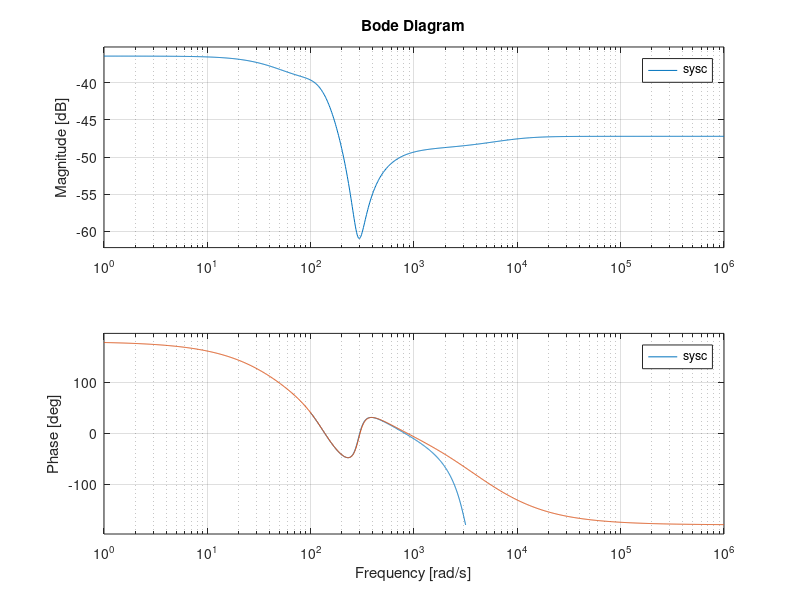
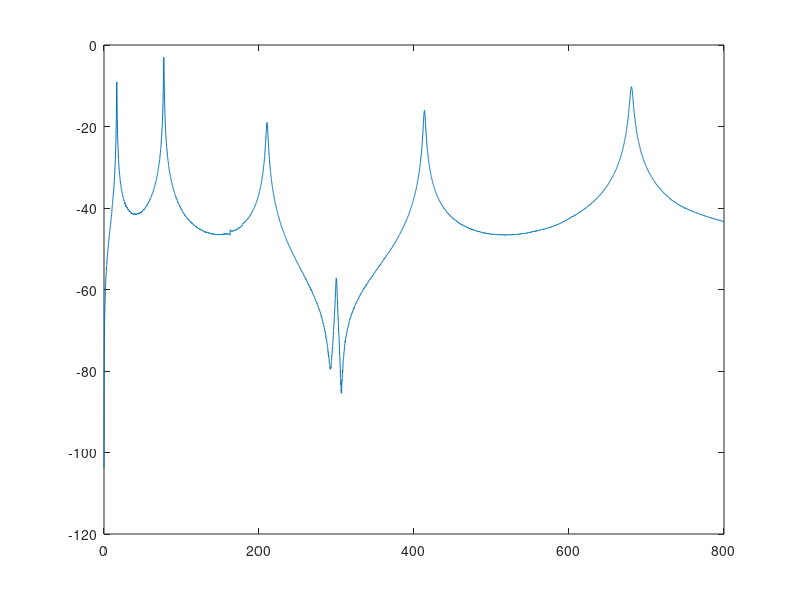

Write the MATLAB code that produced these figures, in order. (Note: this script raises an error after producing the figures.)
%% ===========================================================================================
% Multi-input Multi-output code based on Algorithm 1 in MCKELVEY et al. 1996 
% in IEEE TAC. The Script is written by ATTA OVEISI at Ruhr-Uni. Bochum in 
% Germany. Use of this code without permission is not allowed! Contact: atta.oveisi@rub.de
% ============================================================================================

%%
clc
clear
close all

% Fast Fourrier Transformation parameters
% Baseband
fmax = 800;  % frequency span (Hz)
fs = 2.56*fmax; % Nyquist frequency (Hz)

dt = 1/fs;  % sampling time (sec)

m = 1;                 % number of input
p = 1;                 % number of output 

%% Input signal generation with window and overlap
load('iddata.mat')
freq_vec = act1_1(:,2);
ww = freq_vec*2*pi;

iddata_act1 = (act1_1(:,3)+1i*act1_1(:,4))';
iddata_act2 = (act2_1(:,3)+1i*act2_1(:,4))';
iddata_shaker = (shaker_1(:,3)+1i*shaker_1(:,4))';

% Up to freq(index) Hz 
index = 6401;
freq_vec = freq_vec(1:index,:);
iddata_act1 = iddata_act1(:,1:index);
iddata_act2 = iddata_act2(:,1:index);
iddata_shaker = iddata_shaker(:,1:index);

[M,~] = size(freq_vec); % M-> number of frequency samples

G = zeros(p,m,M);
if ((m == 1)&&(p == 1))
    G(1,1,:) = iddata_act1(1,:);
elseif ((m == 2)&&(p == 1))
    for i = 1:M
        G(1,1,i) = iddata_act1(1,i);
        G(1,2,i) = iddata_shaker(1,i);
    end
else
    for i = 1:M
    G(:,1,i) = iddata_act1(:,i);
    G(:,2,i) = iddata_act2(:,i);
    G(:,3,i) = iddata_shaker(:,i);
    end
end

% Uniformly-spaced frequencies
% wk = ((0:M)*pi/M)';
T = 5/max(ww);
select_w = 1;
wk = 2*atan(T*ww(select_w:end)/2);

% Eq. (11): Extend the transfer function to the full unit circle.
for k = 1:M-1
    
    for i = 1:p
        for j = 1:m
            G(i,j,M+k) = conj(G(i,j,M-k)); % if MIMO maybe a transpose is required
        end
    end
end

%% Eq. (12): 2*M-point IDFT
n = 16; % order of system
q = 8*n; % Sentence after Eq. (7)
r = 15*n;

if q+r > 2*M
    error('Wrong! q+r cannot be greater than 2*M')
end

if (n > q) || (n > r)
    error('Wrong! q >= n OR r >= n is not satisfied!!!')
end

dum_h_hat_i = zeros(p,m,2*M);
for i = 0:q+r-1 % i = 0:2*M-1 This is the correct form but we do not use it
    for k = 0:M-1
        dum_h_hat_i(:,:,i+1) = dum_h_hat_i(:,:,i+1) + (G(:,:,k+1)).*exp(1i*(i-1)*wk(k+1,1)); 
    end
%     disp(i)
end
h_hat_i = (1/(2*M)).*dum_h_hat_i;


% Eq. (13): Assign q and r and construct Hankel matrix H_hat
k = 0;
% H_hat = zeros(q*p,r*m);
for i = 1:q
    for j = 1:r
        H_hat((i-1)*p+1:i*p,(j-1)*m+1:j*m) = squeeze(h_hat_i(:,:,k+1)); % 'k+1' instead of 'k' because i ~= 0 in Eq. (13)
        k = k+1;
    end
    k = i+1; % WRONG: This 'i+2' instead of 'i+1' is because of what I have written in Eq. (12)
end

% SVD of Hankel matrix 
[U_hat,Sigma_hat,V_hat] = svd(H_hat);
V_hat_t = V_hat';

% Eq. (14): System order decomposition
U_hat_s = U_hat(:,1:n);
U_hat_o = U_hat(:,n+1:end);

Sigma_hat_s = Sigma_hat(1:n,1:n);
Sigma_hat_o = Sigma_hat(n+1:end,n+1:end);

V_hat_t_s = V_hat_t(1:n,:);
V_hat_t_o = V_hat_t(n+1:end,:);
V_hat_s = V_hat_t_s';
V_hat_o = V_hat_t_o';

% Eqs. (17)-(19)
J1 = [eye((q-1)*p) zeros((q-1)*p,p)];
J2 = [zeros((q-1)*p,p) eye((q-1)*p)];
J3 = [eye(p) zeros(p,(q-1)*p)];

% Eqs (15) and (16): Finding A_hat and C_hat
X_plus = @(X) ((X'*X)^(-1))*X'; % Moore-Penrose pseudoinverse of full-column rand matrix X
% A_hat = (X_plus(J1*U_hat_s))*J2*U_hat_s;

% Help pinv
A_hat = (pinv(J1*U_hat_s))*J2*U_hat_s;

C_hat = J3*U_hat_s;

%% Eq. (20): Least Square Problem for detemining B_hat & D_hat 
S = [];
II = [];
for i = 1:M
    S = [S ; C_hat*inv((exp(1i*wk(i,1)))*eye(size(A_hat))-A_hat)];
    II = [II ; eye(p)];
end
AA = [S II];
AAA = [];

for i = 1:m
    AAA = blkdiag(AAA,AA);
end

AAAA = [real(AAA);imag(AAA)];

% k = 1;
% for i = 1:M+1
%     for j = 1:m
%         BBB((k-1)*p+1:k*p,1) = squeeze(G(:,j,i));
%         k = k+1;
%     end
% end
k = 1;
for i = 1:m
    for j = 1:M
        BBB((k-1)*p+1:k*p,1) = squeeze(G(:,i,j));
        k = k+1;
    end
end

BBBB = [real(BBB);imag(BBB)];

teta = ((AAAA'*AAAA)^-1)*AAAA'*BBBB;

B_hat = zeros(n,m);
D_hat = zeros(p,m);
for i = 1:m
    teta_dum = teta((i-1)*(p+n)+1:i*(p+n),1);
    B_hat(:,i) = teta_dum(1:n,:);
    D_hat(:,i) = teta_dum(n+1:end,:);
end

% %%
% for i = 1:M+1
%     epsilon(:,:,i) = squeeze(G(:,:,i))-D_hat-(C_hat/((exp(1i*wk(i,1)))*eye(size(A_hat))-A_hat))*B_hat; % estimation error
%     normed_eps(1,i) = norm(squeeze(epsilon(:,:,i)));
% end
% figure(1);
% plot(wk,normed_eps);

% estimated transfer function 
G_hat = ss(A_hat,B_hat,C_hat,D_hat,T);
sysc = d2c(G_hat,'tustin');
figure(2)
bode(G_hat)
hold on
bode(sysc)

figure(3)
k = 0;
for i = 1:m
    for j = 1:p
        k = k+1;
        subplot(m,p,k)
        plot(freq_vec,20*log10(abs(squeeze(G(j,i,1:M)))));
        hold on
        [magG,phaseG,w] = bode(sysc(j,i),freq_vec*2*pi);
        for l = 1:size(w)
            bb(l,1) = squeeze(magG(:,:,l));
        end
        plot(w/2/pi,20*log10(bb),'r')
        xlim([0 fmax])
    end
end